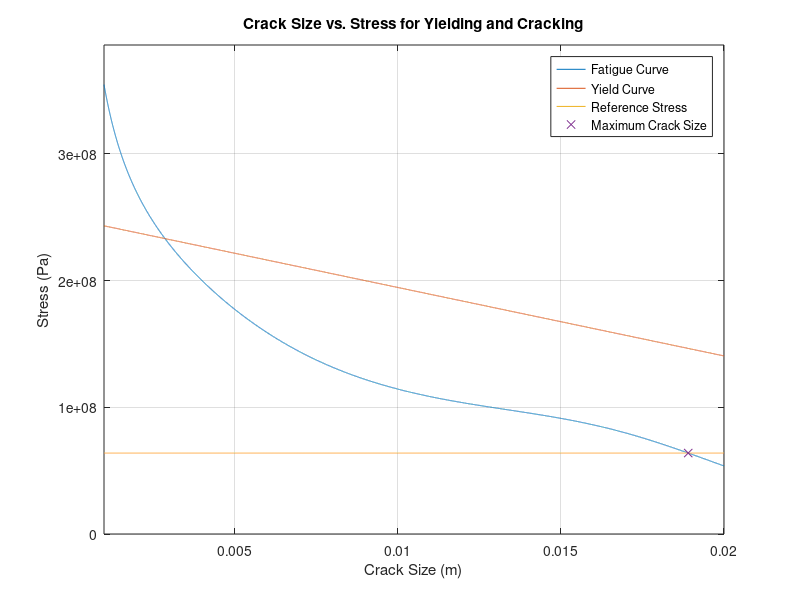

Recreate this plot in MATLAB.
%%%%%%%%%%%%%%%%%%%%%%%%%%%%%%%%%%%%%%%%%%%%%%%%%%%%%%%%%%%%%%%%%%%%%%%%%%%
% AAE 352 Project 2 -- Group 11
% This code is designed to calculate the changes in stress at given
% striation measurements for the given dimensions, which were measured and
% hard-coded into the program.
% Then, using that value, the maximum crack size is calculated for the
% given dimensions. For a given crack size, this program will plot the
% fatigue curve and yielding curve on the same plot and show the
% maximum crack size possible for our known reference stress and yield
% stress.
%%%%%%%%%%%%%%%%%%%%%%%%%%%%%%%%%%%%%%%%%%%%%%%%%%%%%%%%%%%%%%%%%%%%%%%%%%%
%dimensions for material from project description:
w = 23e-3; %constant
D = 25.4e-3; %constant
t = 9.4e-3; %constant
yield_stress = 386e6; %Material Property
KIC = 37e6; %Material Property 

%% Section 1: Calculate Delta K
%Calculated using NASA document:
%Interpolation for #3: ((.24) * (3e-9/3.1e-8))+16.68
a = [1.83e-3 3.81e-3 7.39e-3]; %Given in problem
da_dn =   [1.2/12 , 2.4 / 11 , 6/9]; %um/striation
da_dn = da_dn .* 1e-6; %Convert to meters/striation
delta_K = [8.97   , 11.07    , 16.7032]; %derived from table (Mpa * sqrt(m))
delta_K = delta_K * 1e6; %Convert to Pa * sqrt(m)

%% Section 2: Calculate linear regression of log(da/dn) vs log(delta_K)
% This portion was completed using Microsoft Excel
% from excel: y = 3.0052x - 64.171 (y=mx + e^c)
C = 1.35173e-28; %Excel: =LN(-64.171)
m = 3.01; %constant


%% Section 3: Using this information, calculate reference stress
x = a./w;
beta_1 = 30.795.*x.^4 - 51.44 .* x.^3 + 29.462 .* x.^2 - 6.2025 .* x +2.0791;
delta_sigma = delta_K./(beta_1.*sqrt(pi.*a));
sigma_ref = mean(delta_sigma);
fprintf('Reference Stress: %.4f MPa\n',sigma_ref/1e6);

%% Section 4: Plot and calculate the minimum crack size (a) for given yield stress
a = 1e-3:1e-6:20e-3; % redefine a as a range of possible crack sizes
err = 1000; %initialize error
sigma = zeros(size(a)); %Initialize cracking stress
sigma_net = zeros(size(a)); %Initialize stress for yielding
acr_calc= 0; %Initialize critical crack size calculation
Atotal = (2*w+D)*t; %Total Area (constant)
for i = 1:length(a) %Cycle through crack sizes
    x = a(i) / w; %This is the definition of x
    beta = 30.795.*x.^4 - 51.44 .* x.^3 + 29.462 .* x.^2 - 6.2025 .* x +2.0791; %recalculate Beta at each crack size
    sigma(i) = KIC / (beta*sqrt(pi*a(i))); %Create a vector of sigma at each crack size
    acr = ((KIC/(beta*sigma_ref))^2)/pi; %Calculate critical crack size
    if abs(acr - a(i)) < err %If error is less than the error from the previous iteration
        acr_calc = acr; %Save Critical Crack Size for printing
        err = abs(acr-a(i)); %Save new error
    end
    sigma_net(i) = yield_stress*(2*w-a(i))/(2*w+D); %Create a vector of sigma_net at each crack size
    sigma_ref_line(i) = sigma_ref;
end
plot(a,sigma); %plot sigma for each crack size
hold on
plot(a,sigma_net); %plot sigma_net for each crack size
plot(a,sigma_ref_line); %plot a reference of our reference stress
plot(acr_calc,sigma_ref,'x'); %Verify max crack size on graph
fprintf('Maximum Crack Size: %.4f mm\n', acr_calc * 1e3);

%% Section 5: Format Graph
title('Crack Size vs. Stress for Yielding and Cracking');
ylim([0, yield_stress]);
xlim([1e-3, .02]);
legend('Fatigue Curve','Yield Curve','Reference Stress','Maximum Crack Size');
xlabel('Crack Size (m)');
ylabel('Stress (Pa)');
grid on
